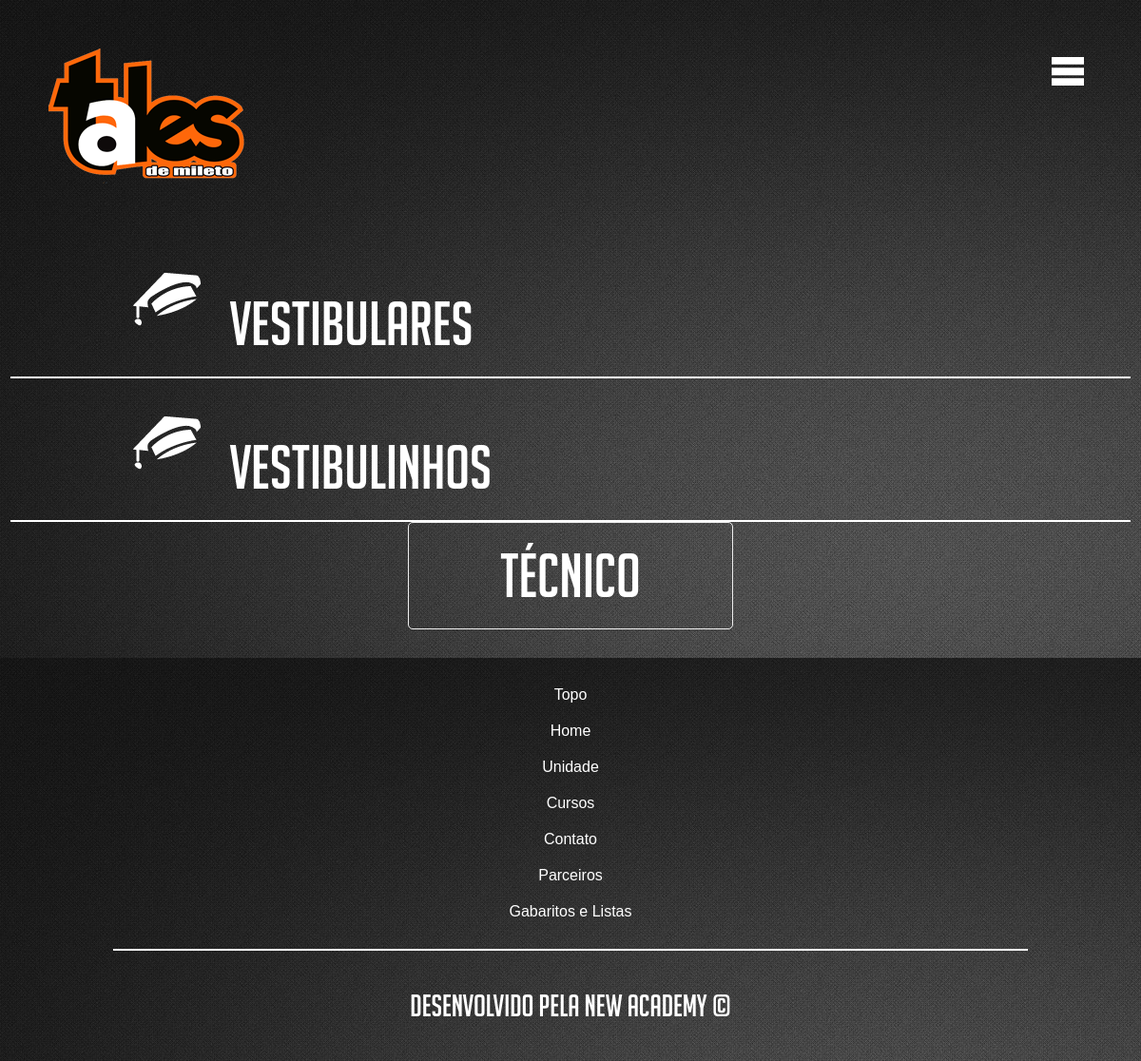
/cursos.php, run on an earlier commit of the app's database.
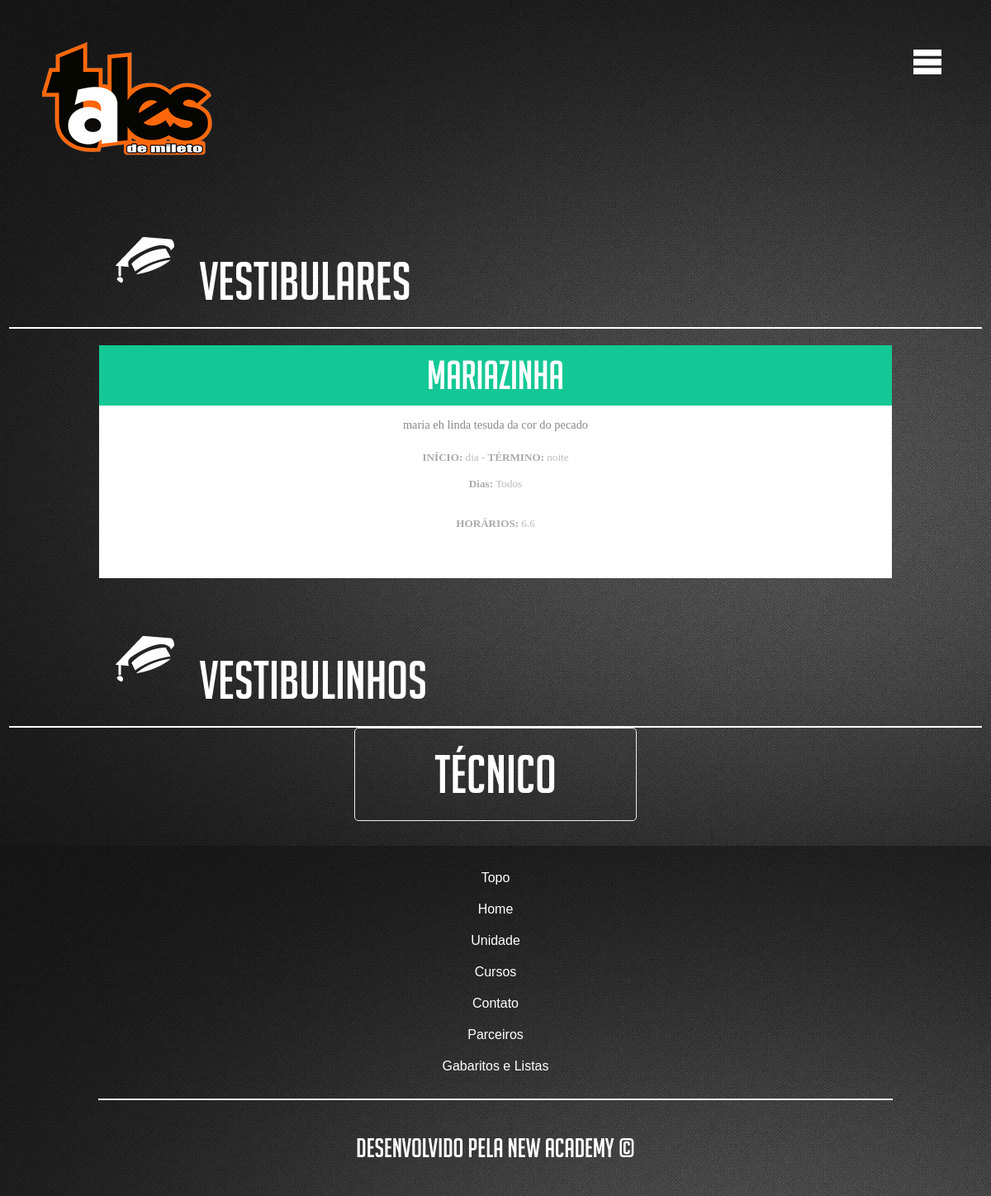
And on a later commit of the database.
### tables this page shows
CREATE TABLE IF NOT EXISTS `cursos` (
  `id` int(6) NOT NULL AUTO_INCREMENT,
  `curso_titulo` varchar(30) NOT NULL,
  `curso_descricao` varchar(300) NOT NULL,
  `curso_inicio` varchar(20) NOT NULL,
  `curso_fim` varchar(20) NOT NULL,
  `curso_dias` varchar(100) NOT NULL,
  `curso_horario` varchar(80) NOT NULL,
  `curso_tipo` varchar(30) NOT NULL,
  PRIMARY KEY (`id`)
);

### cursos.php (the view, shortened to what this page needs)
<!doctype html>
<html>
<head>
<link rel="stylesheet" href="css/cursos.css"/>
<?php
$banco = 'tales';
$userdb = 'root';
$senhadb = '';
$hostdb = 'localhost';
 $conndb = mysqli_connect($hostdb,$userdb,$senhadb,$banco);
$sql_vestibular = " select * from cursos where curso_tipo = 'Vestibular' ";
$result_vestibular = mysqli_query($conndb,$sql_vestibular);
$curso_back = " select * from backgrounds where id = 5 "; $result_curso_back = mysqli_query($conndb,$curso_back);
?>
</head>
<body style="background-image:url( <?php while( $coluna = mysqli_fetch_assoc($result_curso_back) ) { echo  $coluna['imagem']; } ?>) ;">
<div id="cursos">
<menu id="menuall">
<img OnClick="show()" src="img/menu.fw.png"/>
</menu>
<img id="logo"  src="img/header_logo.png"/>
<h1> <img src='img/cursos.fw.png'> Vestibulares </h1> <hr>
<?php
    while($coluna = mysqli_fetch_assoc($result_vestibular)) {
		echo "<div id='curso2'> \n ";
if($coluna['id'] % 2 == 1 ) {
			echo "<h1 style='background-color:rgba(52, 152, 219,1); margin-left:0px'>" . $coluna['curso_titulo'] . " </h1>  \n "; }
else{ echo "<h1 style='background-color:rgba(20,200,150,1); margin-left:0px'>" . $coluna['curso_titulo'] . " </h1>  \n ";  }
		echo "<h2>" . $coluna['curso_descricao'] . "</h2> \n ";
		echo "<p> <strong> INÍCIO: </strong> " . $coluna['curso_inicio'] .   "  -  <strong>TÉRMINO:</strong> " . $coluna['curso_fim'];
		echo " \n <p><strong> Dias: </strong> " . $coluna['curso_dias'] . " <p> ";
		echo " \n <p><strong>HORÁRIOS: </strong>" . $coluna['curso_horario'] . "</p>";
		echo " \n </div>";
    };
?>
<h1> <img src="img/cursos.fw.png"> Vestibulinhos </h1>
<hr>
<h1 id="tech" style="text-align:center; margin:0 auto; width:300px; border-radius:5px; border:1px solid #EEE; "> Técnico </h1>
				</div>
<footer style="margin-top:30px;">
<menu>
<ul>
<li><a onClick="_home()" href="#">Topo</a></li>
<li><a onClick="_home()" href="#">Home</a></li>
<li><a onClick="unidades()" href="#">Unidade</a></li>
<li><a href="#">Cursos</a></li>
<li><a onClick="contato()" href="#">Contato</a></li>
<li><a onClick="contato()" href="#">Parceiros</a></li>
<li><a onClick="contato()" href="#">Gabaritos e Listas</a></li>
</ul>
</menu>
<hr>
<h6> Desenvolvido pela New Academy &copy; </h6>
</footer>
</body>
</html>

### css/cursos.css (style rules this page uses)
body { background-color:#FFF; }
* { margin:0px; padding:0px; }
#cursos h1 { font-family: Bignoodletitling; font-weight: 100; font-size: 400%; color: #FFF; padding: 20px; margin-left: 100px; clear: both; }
#cursos hr { width: 98%; margin: 0 auto; border: 1px solid #FFF; }
#logo { padding:30px; }
#curso2 { width: 80%; margin:20px; padding-bottom:50px; background-color: #FFF; float: left; clear: both; margin-left: 10%; margin-bottom: 30px; }
#curso2 h1 { padding-top: 10px; padding: 10px; margin-left: 0px; color: #FFF; text-align: center; font-family: Bignoodletitling; font-size: 300%; font-weight: 100; }
#curso2 h2 { font-family: Tahoma; padding: 15px; width: 80%; margin: 0 auto; font-size: 90%; text-align: center; color: #888; font-weight: 100; }
#curso2 p { font-family: Tahoma; padding: 8px; font-size: 82%; text-align: center; color: #BBB; }
#curso2 strong { color: #AAA; }
hr { border:1px solid #FFF; width:70%; }
#cursos img { max-width:100%; margin:20px; border-radius:10px; }
#menuall { float:right; margin:10px; }
#menuall img { padding:30px; float:right; }
#tech { transition:0.3s ease-in-out; }
footer { background-image:url(../img/footerback.jpg); clear:both; }
footer menu { padding-top:20px; padding-bottom:20px; }
footer menu ul { width:30%; margin:0 auto; list-style-type:none; }
footer menu ul li { text-align:center; text-decoration:none; padding:10px; transition:ease-in-out 0.3s; }
footer menu ul li a { text-decoration:none; color:#FFF; font-family:Arial; font-size:100%; font-weight:100; }
footer hr { width:80%; border:1px solid #FFF; margin:0 auto; }
footer h6 { text-align:center; font-family:Bignoodletitling; font-weight:100; color:#FFF; font-size:200%; padding:40px; }

What changed in the data, as far as the page shows it:
added cursos: curso_titulo "Mariazinha", curso_descricao "maria eh linda tesuda da cor do pecado", curso_inicio "dia", curso_fim "noite", curso_dias "Todos", curso_horario "6.6"
